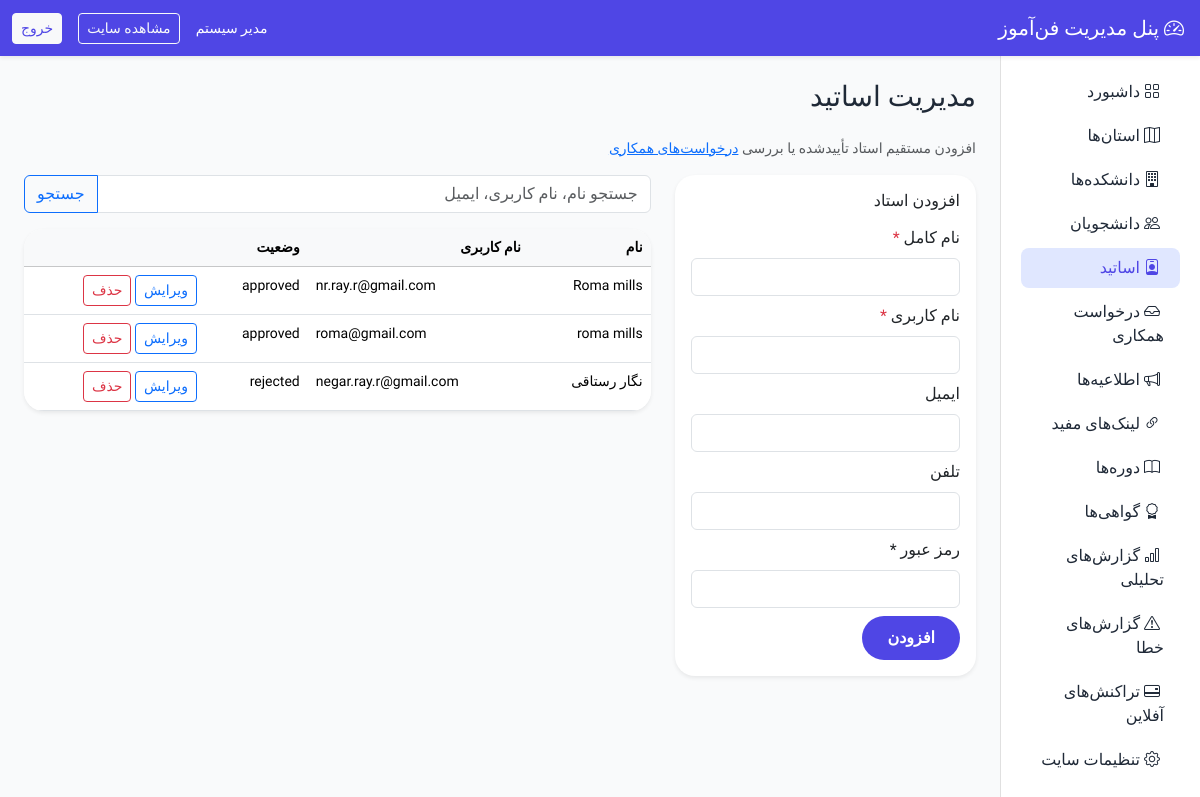
Screenshot of /admin/teachers.php (signed in) with the database file from the repository.
### tables this page shows
CREATE TABLE `users` (
  `id` int(10) UNSIGNED NOT NULL,
  `role` enum('admin','teacher','student') NOT NULL,
  `username` varchar(100) DEFAULT NULL,
  `email` varchar(150) DEFAULT NULL,
  `password_hash` varchar(255) NOT NULL,
  `full_name` varchar(200) NOT NULL,
  `phone` varchar(20) DEFAULT NULL,
  `province_id` int(10) UNSIGNED DEFAULT NULL,
  `institution_id` int(10) UNSIGNED DEFAULT NULL,
  `student_code` varchar(50) DEFAULT NULL,
  `education_level` varchar(50) DEFAULT NULL,
  `national_id` varchar(10) DEFAULT NULL,
  `teacher_status` enum('none','pending','approved','rejected') NOT NULL DEFAULT 'none',
  `first_login_done` tinyint(1) NOT NULL DEFAULT 0,
  `is_active` tinyint(1) NOT NULL DEFAULT 1,
  `created_at` timestamp NOT NULL DEFAULT current_timestamp(),
  `updated_at` timestamp NOT NULL DEFAULT current_timestamp() ON UPDATE current_timestamp()
);

### includes/helpers.php (called while the page is built, shortened)
<?php
function e($value): string
{
    return htmlspecialchars((string) $value, ENT_QUOTES | ENT_SUBSTITUTE, 'UTF-8');
}
function old(string $key, $default = ''): string
{
    return e($_POST[$key] ?? $default);
}

### includes/db.php (called while the page is built, shortened)
<?php
function db(): PDO
{
    static $pdo = null;
    if ($pdo instanceof PDO) {
        return $pdo;
    }
    global $configDb;
    $dsn = sprintf(
        'mysql:host=%s;port=%d;dbname=%s;charset=%s',
        $configDb['host'],
        $configDb['port'],
        $configDb['dbname'],
        $configDb['charset']
    );
    $pdo = new PDO($dsn, $configDb['username'], $configDb['password'], [
        PDO::ATTR_ERRMODE => PDO::ERRMODE_EXCEPTION,
        PDO::ATTR_DEFAULT_FETCH_MODE => PDO::FETCH_ASSOC,
        PDO::ATTR_EMULATE_PREPARES => false,
    ]);
    return $pdo;
}

### admin/teachers.php (the view, shortened to what this page needs)
<?php
$errors = [];
$edit = null;
$q = trim($_GET['q'] ?? '');
$sql = "SELECT u.* FROM users u WHERE u.role = 'teacher'";
$params = [];
$sql .= " ORDER BY u.id DESC LIMIT 200";
$stmt = db()->prepare($sql);
$stmt->execute($params);
$items = $stmt->fetchAll();
require dirname(__DIR__) . '/includes/layout/admin_header.php';
?>
<h1 class="h3 mb-4">مدیریت اساتید</h1>
<p class="text-muted small">افزودن مستقیم استاد تأییدشده یا بررسی <a href="teacher_applications.php">درخواست‌های همکاری</a></p>
<div class="row g-4">
    <div class="col-lg-4">
        <div class="card border-0 shadow-sm">
            <div class="card-body">
                <h2 class="h6 mb-3"><?= $edit ? 'ویرایش استاد' : 'افزودن استاد' ?></h2>
                <form method="post" novalidate>
                    <div class="mb-2">
                        <label class="form-label">نام کامل <span class="text-danger">*</span></label>
                        <input name="full_name" class="form-control <?= isset($errors['full_name']) ? 'is-invalid' : '' ?>" value="<?= old('full_name', $edit['full_name'] ?? '') ?>">
                    </div>
                    <div class="mb-2">
                        <label class="form-label">نام کاربری <span class="text-danger">*</span></label>
                        <input name="username" class="form-control <?= isset($errors['username']) ? 'is-invalid' : '' ?>" dir="ltr" value="<?= old('username', $edit['username'] ?? '') ?>">
                    </div>
                    <div class="mb-2">
                        <label class="form-label">ایمیل</label>
                        <input type="email" name="email" class="form-control" dir="ltr" value="<?= old('email', $edit['email'] ?? '') ?>">
                    </div>
                    <div class="mb-2">
                        <label class="form-label">تلفن</label>
                        <input name="phone" class="form-control" value="<?= old('phone', $edit['phone'] ?? '') ?>" maxlength="11">
                    </div>
                    <div class="mb-2">
                        <label class="form-label">رمز عبور <?= $edit ? '(خالی = بدون تغییر)' : '*' ?></label>
                        <input type="password" name="password" class="form-control <?= isset($errors['password']) ? 'is-invalid' : '' ?>" <?= $edit ? '' : 'required' ?>>
                    </div>
                    <button class="btn btn-primary"><?= $edit ? 'ذخیره' : 'افزودن' ?></button>
                </form>
            </div>
        </div>
    </div>
    <div class="col-lg-8">
        <form method="get" class="mb-3">
            <div class="input-group">
                <input type="search" name="q" class="form-control" placeholder="جستجو نام، نام کاربری، ایمیل" value="<?= e($q) ?>">
                <button class="btn btn-outline-primary">جستجو</button>
            </div>
        </form>
        <div class="card border-0 shadow-sm table-responsive">
            <table class="table table-hover mb-0 small">
                <thead class="table-light"><tr><th>نام</th><th>نام کاربری</th><th>وضعیت</th><th></th></tr></thead>
                <tbody>
                    <?php foreach ($items as $item): ?>
                    <tr>
                        <td><?= e($item['full_name']) ?></td>
                        <td dir="ltr"><?= e($item['username'] ?? '') ?></td>
                        <td><?= e($item['teacher_status']) ?></td>
                        <td class="text-nowrap">
                            <a href="?edit=<?= (int) $item['id'] ?>" class="btn btn-sm btn-outline-primary">ویرایش</a>
                            <form method="post" class="d-inline" onsubmit="return confirm('حذف استاد؟')">
                                <button class="btn btn-sm btn-outline-danger">حذف</button>
                            </form>
                        </td>
                    </tr>
                    <?php endforeach; ?>
                </tbody>
            </table>
        </div>
    </div>
</div>
<?php require dirname(__DIR__) . '/includes/layout/admin_footer.php'; ?>

### assets/css/theme.css (style rules this page uses)
:root { --fa-primary: #1565c0; --fa-primary-dark: #0d47a1; --fa-primary-light: #e3f2fd; --fa-accent: #2196f3; --fa-bg: #f5f9fc; --fa-text: #1a237e; --fa-muted: #546e7a; }
body { font-family: 'Vazirmatn', Tahoma, sans-serif; color: var(--fa-text); background-color: var(--fa-bg); }
.btn-primary { --bs-btn-bg: var(--fa-primary); --bs-btn-border-color: var(--fa-primary); --bs-btn-hover-bg: var(--fa-primary-dark); --bs-btn-hover-border-color: var(--fa-primary-dark); }
:root { --fa-primary: #4f46e5; --fa-primary-dark: #4338ca; --fa-primary-light: #e0e7ff; --fa-accent: #f59e0b; --fa-bg: #f9fafb; --fa-text: #1f2937; --fa-muted: #6b7280; }
.btn-primary { background-color: var(--fa-primary); border: none; border-radius: 50px; padding: 10px 25px; font-weight: 600; transition: all 0.3s; }
.card, .service-card { border-radius: 20px; transition: transform 0.3s, box-shadow 0.3s; }

### rows the page displays
users: full_name "Roma mills", username "nr.ray.r@gmail.com", teacher_status "approved"
users: full_name "roma mills", username "roma@gmail.com", teacher_status "approved"
users: full_name "نگار رستاقی", username "negar.ray.r@gmail.com", teacher_status "rejected"

### other values shown
site_name() "فن‌آموز"
auth_user()['full_name'] "مدیر سیستم"
$label "داشبورد"
$label "استان‌ها"
$label "دانشکده‌ها"
$label "دانشجویان"
$label "اساتید"
$label "درخواست همکاری"
$label "اطلاعیه‌ها"
$label "لینک‌های مفید"
$label "دوره‌ها"
$label "گواهی‌ها"
$label "گزارش‌های تحلیلی"
$label "گزارش‌های خطا"
$label "تراکنش‌های آفلاین"
